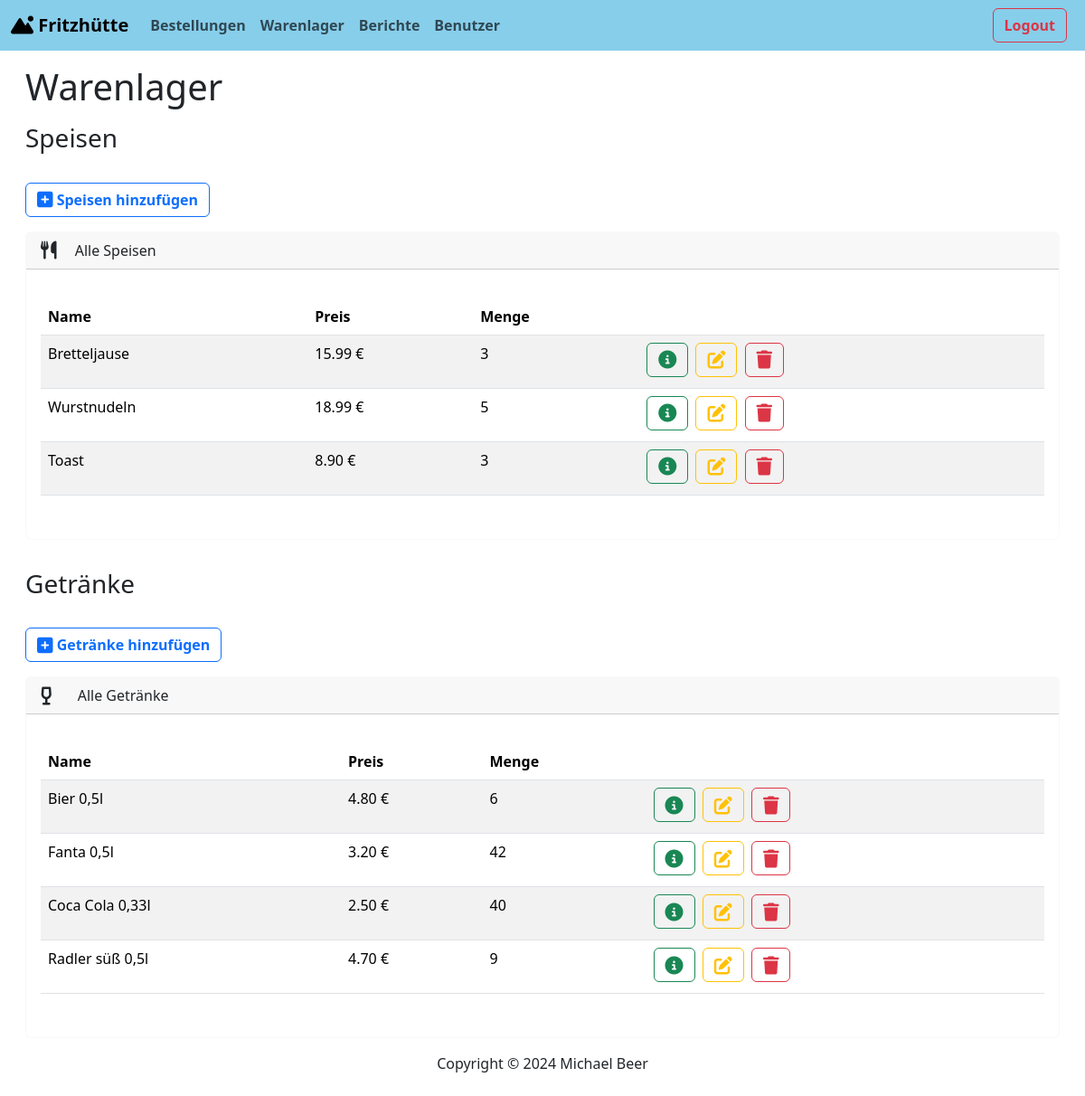
The app's page /warehouse/ (signed in), older data.
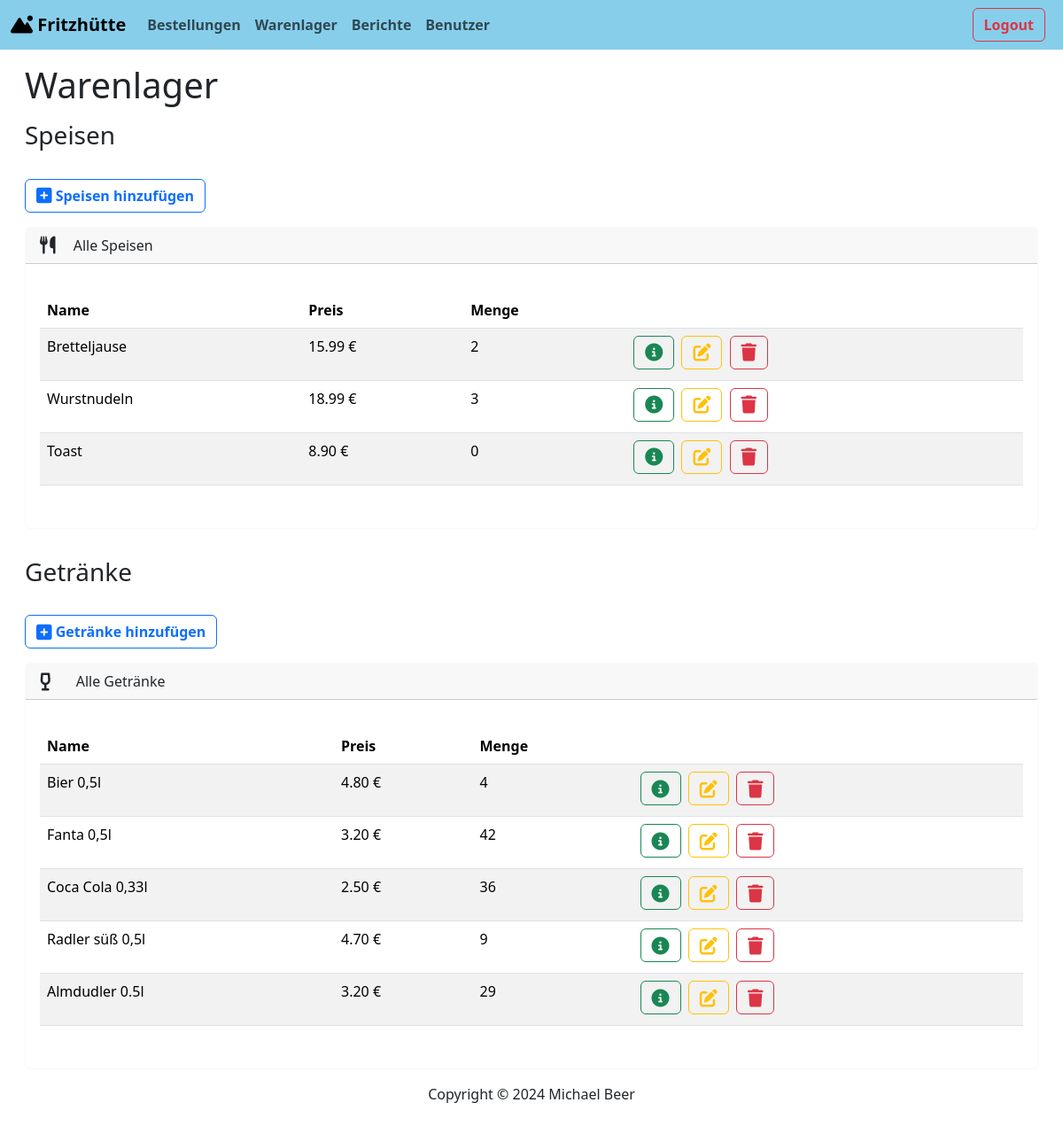
The same page, newer data.
### warehouse/models.py (models this page shows, shortened)
class Item(models.Model):
    name = models.CharField(max_length=100)
    price = models.DecimalField(max_digits=5, decimal_places=2)
    quantity = models.IntegerField()
    category = models.CharField(max_length=100, default='Food')
    is_active = models.BooleanField(default=True)
    class Meta:
        abstract = True

class Food(Item):
    class Meta:
        verbose_name_plural = 'Food'

class Beverage(Item):
    class Meta:
        verbose_name_plural = 'Beverages'

### warehouse/views.py (the view)
# urls.py: path('', views.index, name='index'),
@login_required
@permission_required('warehouse.view_food', 'warehouse.view_beverage')
def index(request):
    foods = Food.objects.filter(is_active=True)
    beverages = Beverage.objects.filter(is_active=True)
    return render(request, 'warehouse/index.html', {
        'foods':foods,
        'beverages':beverages
    })

### warehouse/templates/warehouse/index.html (shortened to what this page needs)
{% extends "base.html" %}
{% block body %}
<div class="row align-items-center">
  <div class="col-12">
    <div class="row">
      <div class="col-12">
        <h1 class="m-3">Warenlager</h1>
        <h3 class="m-3">Speisen</h3>
        <button type="button" class="btn btn-outline-primary float-start m-3" onclick="window.location.href='{% url 'add_food' %}'">
          <i class="fa-solid fa-square-plus fa-lg"></i><strong> Speisen hinzufügen</strong>
      </button>
      </div>
    </div>
    <div class="row">
      <div class="col-12">
        {% if foods %}
        <div class="card border-light ms-3 me-3 mb-3">
        <div class="card-header">
            <i class="fa-solid fa-utensils fa-lg me-3"></i> Alle Speisen
        </div>
        <div class="card-body">
          <p class="card-text">
            <div class="table-responsive">
                <table class="table table-hover table-striped">
                    <thead>
                      <tr>
                        <th scope="col">Name</th>
                        <th scope="col">Preis</th>
                        <th scope="col">Menge</th>
                        <th scope="col"></th>
                      </tr>
                    </thead>
                    <tbody>
                        {% for food in foods %}
                        <tr>
                            <td>{{ food.name}}</td>
                            <td>{{ food.price}} €</td>
                            <td>{{ food.quantity}}</td>
                            <td>
                                <button type="button" class="btn btn-outline-success me-1 mb-1" href="{% url 'view_item' food.id %}" data-bs-toggle="modal"
                                data-bs-target="#foodModal{{food.id}}">
                                <i class="fa-solid fa-circle-info fa-lg"></i>
                                </button>
                                <a class="btn btn-outline-warning me-1 mb-1" href="{% url 'edit_food' food.id %}">
                                    <i class="fa-solid fa-pen-to-square fa-lg"></i>
                                </a>
                                <button type="button" class="btn btn-outline-danger me-1 mb-1" data-bs-toggle="modal" data-bs-target="#remove{{food.id}}">
                                    <i class="fa-solid fa-trash fa-lg"></i>
                                </button>
                            </td>
                        </tr>
                        {% endfor %}
                    </tbody>
                </table>
            </div>
           </p>
        </div>
      </div>
      {% else %}
        <h5 class="alert alert-primary ms-4 me-4">Keine Speisen gefunden</h5>
      {% endif %}
      </div>
    </div>
    <div class="row">
      <div class="col-12">
        <h3 class="m-3">Getränke</h3>
        <button type="button" class="btn btn-outline-primary float-start m-3" onclick="window.location.href='{% url 'add_beverage' %}'">
          <i class="fa-solid fa-square-plus fa-lg"></i><strong> Getränke hinzufügen</strong>
      </button>
      </div>
    </div>
    <div class="row">
      <div class="col-12">
        {% if beverages %}
    <div class="card border-light ms-3 me-3 mb-3">
      <div class="card-header">
         <i class="fa-solid fa-wine-glass-empty fa-lg me-4"></i> Alle Getränke
      </div>
      <div class="card-body">
          <p class="card-text">
            <div class="table-responsive">
                <table class="table table-hover table-striped">
                    <thead>
                      <tr>
                        <th scope="col">Name</th>
                        <th scope="col">Preis</th>
                        <th scope="col">Menge</th>
                        <th scope="col"></th>
                      </tr>
                    </thead>
                    <tbody>
                        {% for beverage in beverages %}
                        <tr>
                            <td>{{ beverage.name}}</td>
                            <td>{{ beverage.price}} €</td>
                            <td>{{ beverage.quantity}}</td>
                            <td>
                                <button type="button" class="btn btn-outline-success me-1 mb-1" href="{% url 'view_item' beverage.id %}" data-bs-toggle="modal"
                                data-bs-target="#beverageModal{{beverage.id}}">
                                <i class="fa-solid fa-circle-info fa-lg"></i>
                                </button>
                            <a class="btn btn-outline-warning me-1 mb-1" href="{% url 'edit_beverage' beverage.id %}">
                                <i class="fa-solid fa-pen-to-square fa-lg"></i>
                            </a>
                            <button type="button" class="btn btn-outline-danger me-1 mb-1" data-bs-toggle="modal" data-bs-target="#remove{{beverage.id}}">
                                <i class="fa-solid fa-trash fa-lg"></i>
                            </button>
                            </td>
                        </tr>
                        {% endfor %}
                    </tbody>
                  </table>
                </div>
              </p>
            </div>
          </div>
          {% else %}
            <h5 class="alert alert-primary ms-4 me-4">Keine Getränke gefunden</h5>
          {% endif %}
      </div>
    </div>
  </div>
</div>
{% endblock %}

### templates/base.html (shortened to what this page needs)
{% load static%}
<!DOCTYPE html>
<html lang="en">
<head>
    <link href="https://cdn.jsdelivr.net/npm/bootstrap@5.3.2/dist/css/bootstrap.min.css" rel="stylesheet">
    <link rel="stylesheet" href="https://cdnjs.cloudflare.com/ajax/libs/font-awesome/6.5.1/css/all.min.css" />
</head>
<body class="d-flex flex-column min-vh-100">
    <nav class="navbar navbar-expand-lg navbar-light" style="background-color: skyblue;">
        <div class="container-fluid">
          <a class="navbar-brand" href="{% url 'order_index' %}"><i class="fa-solid fa-mountain-sun"></i> <strong>Fritzhütte</strong></a>
          <div class="collapse navbar-collapse" id="navbarSupportedContent">
            <ul class="navbar-nav me-auto mb-2 mb-lg-0">
            {% if user.is_authenticated %}
              <li class="nav-item">
                <a class="nav-link" href="{% url 'order_index' %}"><strong>Bestellungen</strong></a>
              </li>
              <li class="nav-item">
                <a class="nav-link" aria-current="page" href="{% url 'index' %}"><strong>Warenlager</strong></a>
              </li>
              {% if user.is_superuser %}
              <li class="nav-item">
                <a class="nav-link" href="{% url 'list_reports' %}"><strong>Berichte</strong></a>
              </li>
              <li class="nav-item">
                <a class="nav-link" href="{% url 'home' %}"><strong>Benutzer</strong></a>
              </li>
              {% endif %}
            {% endif %}
            </ul>
            {% if user.is_authenticated %}
            <form action="{% url 'logout' %}" method="post" class="d-flex">
                <button type="submit" class="btn btn-outline-danger me-2"><strong>Logout</strong></button>
            </form>
            {% endif %}
          </div>
        </div>
      </nav>
      <div class="container-fluid">
        {% block body %}
        {% endblock body %}
    </div>
      <footer class="mt-auto mb-4">
        <div class="text-center">
            <span>
                Copyright &copy; <script>document.write(new Date().getFullYear())</script> Michael Beer
            </span>
        </div>
    </footer>
</body>
</html>

Row changes from the older to the newer data that the page shows:
changed Food "Bretteljause": quantity "3" → "2"
changed Food "Wurstnudeln": quantity "5" → "3"
changed Food "Toast": quantity "3" → "0"
changed Beverage "Bier 0,5l": quantity "6" → "4"
changed Beverage "Coca Cola 0,33l": quantity "40" → "36"
added Beverage: name "Almdudler 0.5l", price "3.20", quantity "29"
